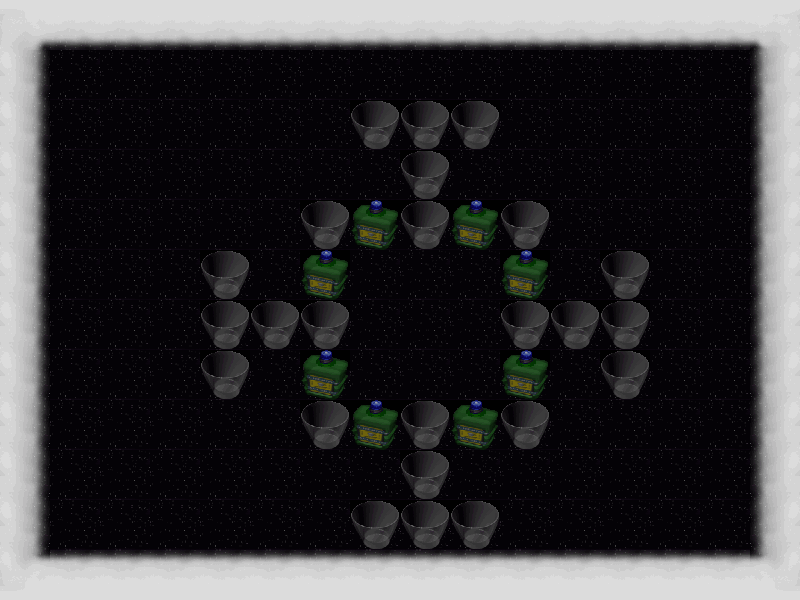

Tiled map render using the project's own tile images. Description and the map definition, with tile-layer contents summarised, below:
An orthogonal 16x12 tile map with 50x50 px tiles, 2 tile layers (background, graphics), 3 tilesets and 37 objects.

<map version="1.0" orientation="orthogonal" renderorder="right-down" width="16" height="12" tilewidth="50" tileheight="50" nextobjectid="43">
 <properties>
  <property name="bonus1" value="1" />
  <property name="bonus2" value="2" />
  <property name="bonus3" value="3" />
  <property name="bonus4" value="4" />
  <property name="enemy1" type="int" value="10" />
  <property name="height" type="int" value="600" />
  <property name="main_tile_set" value="dreama_maps" />
  <property name="num_bonus1" type="int" value="8" />
  <property name="num_bonus2" type="int" value="8" />
  <property name="num_bonus3" type="int" value="2" />
  <property name="num_bonus4" type="int" value="2" />
  <property name="num_bonus_total" type="int" value="20" />
  <property name="num_enemies" type="int" value="1" />
  <property name="num_explodable_items" type="int" value="24" />
  <property name="num_types_bonus" type="int" value="4" />
  <property name="width" type="int" value="800" />
 </properties>
 <tileset firstgid="1" name="dreama_maps" tilewidth="50" tileheight="50" tilecount="80" columns="10">
  <image source="dreama_maps.png" width="500" height="400" />
 </tileset>
 <tileset firstgid="81" name="flames" tilewidth="50" tileheight="50" tilecount="50" columns="10">
  <image source="flames.png" width="512" height="256" />
 </tileset>
 <tileset firstgid="131" name="flamesNBomb" tilewidth="50" tileheight="50" tilecount="8" columns="8">
  <image source="flames/flamesNBomb.png" width="400" height="50" />
 </tileset>
 <layer name="background" width="16" height="12">
  <data>[192 cells, 192 non-empty, 1 distinct tile ids]</data>
 </layer>
 <layer name="graphics" width="16" height="12">
  <data>[192 cells, 192 non-empty, 11 distinct tile ids]</data>
 </layer>
 <objectgroup name="clouds_and_bottles">
  <object id="1" x="0" y="0" width="800" height="50" />
  <object id="2" x="750" y="50" width="50" height="550" />
  <object id="3" x="0" y="550" width="750" height="50" />
  <object id="4" x="0" y="50" width="50" height="500" />
  <object id="5" x="350" y="200" width="50" height="50" />
  <object id="6" x="300" y="250" width="50" height="50" />
  <object id="8" x="300" y="350" width="50" height="50" />
  <object id="9" x="350" y="400" width="50" height="50" />
  <object id="10" x="450" y="400" width="50" height="50" />
  <object id="11" x="500" y="350" width="50" height="50" />
  <object id="12" x="500" y="250" width="50" height="50" />
  <object id="13" x="450" y="200" width="50" height="50" />
 </objectgroup>
 <objectgroup name="glasses">
  <object id="14" x="350" y="100" width="50" height="50" />
  <object id="15" x="400" y="100" width="50" height="50" />
  <object id="16" x="450" y="100" width="50" height="50" />
  <object id="17" x="400" y="150" width="50" height="50" />
  <object id="18" x="400" y="200" width="50" height="50" />
  <object id="19" x="500" y="200" width="50" height="50" />
  <object id="20" x="500" y="300" width="50" height="50" />
  <object id="21" x="550" y="300" width="50" height="50" />
  <object id="22" x="600" y="300" width="50" height="50" />
  <object id="23" x="600" y="250" width="50" height="50" />
  <object id="24" x="600" y="350" width="50" height="50" />
  <object id="25" x="500" y="400" width="50" height="50" />
  <object id="26" x="400" y="400" width="50" height="50" />
  <object id="27" x="400" y="450" width="50" height="50" />
  <object id="32" x="450" y="500" width="50" height="50" />
  <object id="33" x="400" y="500" width="50" height="50" />
  <object id="34" x="350" y="500" width="50" height="50" />
  <object id="35" x="300" y="400" width="50" height="50" />
  <object id="36" x="200" y="300" width="50" height="50" />
  <object id="37" x="200" y="350" width="50" height="50" />
  <object id="38" x="250" y="300" width="50" height="50" />
  <object id="39" x="300" y="300" width="50" height="50" />
  <object id="40" x="200" y="250" width="50" height="50" />
  <object id="41" x="300" y="200" width="50" height="50" />
 </objectgroup>
 <objectgroup name="Camada de Objectos 3" />
 <objectgroup name="Camada de Objectos 4" />
 <objectgroup name="Camada de Objectos 5" />
 <objectgroup name="Camada de Objectos 6" />
 <objectgroup name="Camada de Objectos 7" />
 <objectgroup name="Camada de Objectos 8" />
 <objectgroup name="Camada de Objectos 9" />
 <objectgroup name="Camada de Objectos 10" />
 <objectgroup name="Camada de Objectos 11" />
 <objectgroup name="tv">
  <object id="42" x="400" y="300" width="50" height="50" />
 </objectgroup>
</map>
